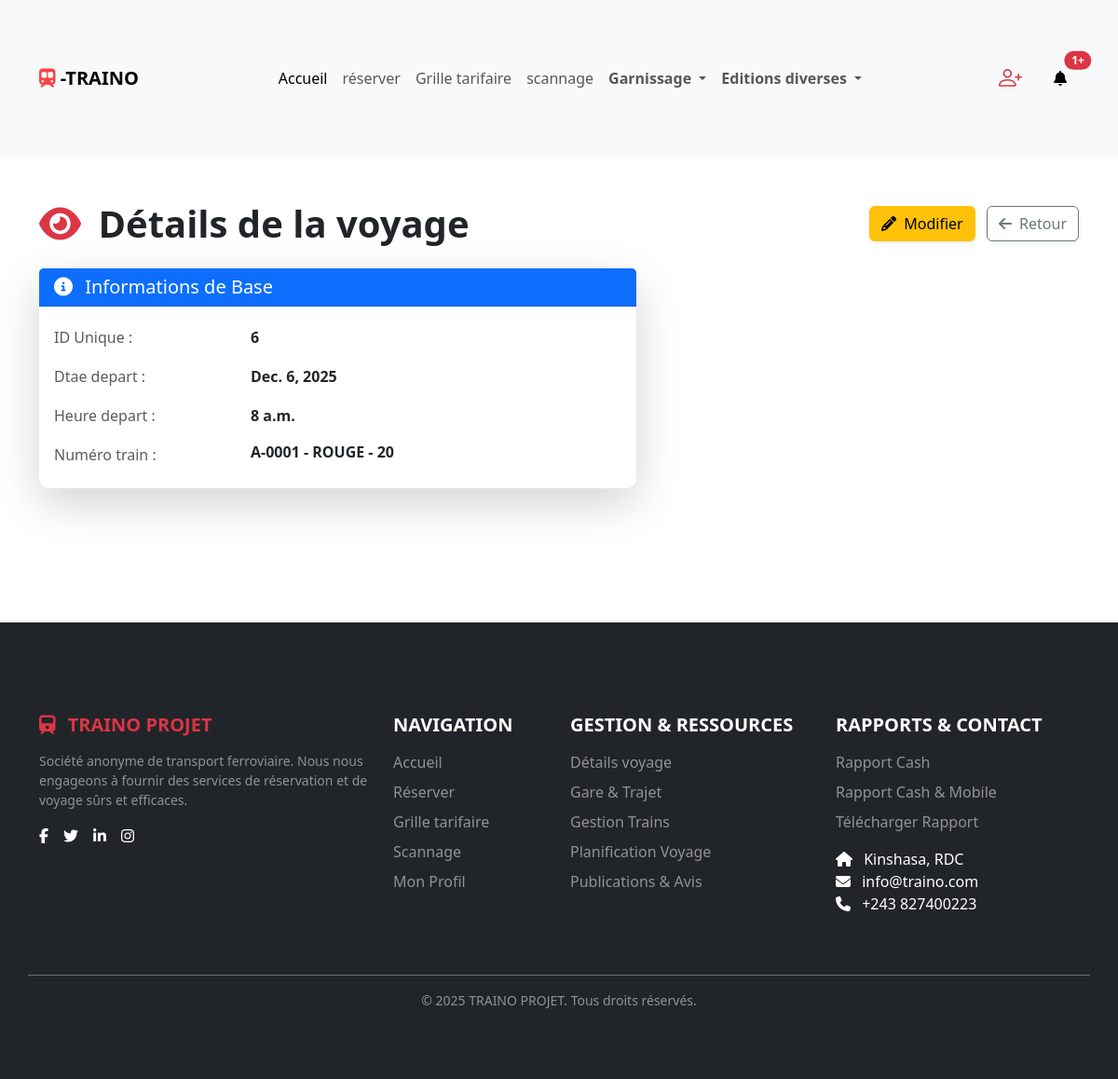
The page /voyage/details_voyage/6/ (signed in) on the database its author committed.
### voyage/models.py (models this page shows, shortened)
class Voyage(models.Model):
    id_train = models.ForeignKey(Train,  null = False , on_delete = models.CASCADE,
        verbose_name='numero d\'un train exemple A-0000 qui effectuer un voyage',
        help_text='numero d\'un train exemple A-0000 qui effectuer un voyage',
        blank= False
    )
    heure_depart = models.TimeField()
    date_depart = models.DateField()
    slug = models.SlugField(
        default="02Kkjsdhjfhf655qqzasjqsdbbbz555sc6JHMSLR",
        max_length= 100
    )

### train/models.py (models this page shows)
class Train(models.Model):
    numero_train = models.CharField(
        max_length=10,
        verbose_name='numero voiture exemple A-0000',
        help_text="un sert de clé secondaire à la table voiture",
        null = False,
        blank= False,
    )
    taille_ram = models.IntegerField(
        verbose_name='taille_ram',
        help_text="taille_ram",
        null = False,
        blank= False,
    )
    couleur = models.CharField(
        max_length=30,
        verbose_name='couleur',
        help_text="couleur",
        null = False,
        blank= False,
        default = 'pas de couleur',
    )
    slug = models.SlugField(
        default="02Kkjsdhjfhf655qqzasjqsdbbbz555sc6JHMSLR",
        max_length= 100
    )
    def __str__(self):
        return f"{self.numero_train} - {self.couleur} - {self.taille_ram}"

### voyage/views.py (the view)
# urls.py: path('details_voyage/', include('details_voyage.urls')),
@login_required
def details_voyage(request, id):
    context = {
        'voyage' : Voyage.objects.get(id = id),
    }
    return render(request, 'voyage/details_voyage.html', context)

### voyage/templates/voyage/details_voyage.html (shortened to what this page needs)
{% extends 'front/header/header.html' %}
{% load static %}
{% block extra_css %}
    <link rel="stylesheet" href="{% static 'css/voyage/detail_voyage.css' %}">
{% endblock %}
{% block containter%}
    <div class="container py-5">
        <div class="row align-items-center mb-4">
            <div class="col-md-9">
                <h1 class="text-dark fw-bold mb-0">
                    <i class="fas fa-eye me-2 text-danger"></i> Détails de la voyage
                </h1>
            </div>
            <div class="col-md-3 text-end">
                <a href="{% url 'voyage:modifier_voyage' voyage.id voyage.slug %}" class="btn btn-warning shadow-sm me-2">
                    <i class="fas fa-pencil-alt me-1"></i> Modifier
                </a>
                <a href="{% url 'voyage:lire_voyage' %}" class="btn btn-outline-secondary shadow-sm">
                    <i class="fas fa-arrow-left me-1"></i> Retour
                </a>
            </div>
        </div>
        <div class="row g-4 mb-5">
            <div class="col-lg-7">
                <div class="card shadow-lg border-0 h-100">
                    <div class="card-header bg-primary text-white">
                        <h5 class="mb-0"><i class="fas fa-info-circle me-2"></i> Informations de Base</h5>
                    </div>
                    <div class="card-body">
                        <dl class="row mb-0 details-list">
                            <dt class="col-sm-4 text-muted">ID Unique :</dt>
                            <dd class="col-sm-8 fw-bold">{{ voyage.id }}</dd>
                            <dt class="col-sm-4 text-muted">Dtae depart :</dt>
                            <dd class="col-sm-8 fw-bold">{{ voyage.date_depart }}</dd>
                            <dt class="col-sm-4 text-muted">Heure depart :</dt>
                            <dd class="col-sm-8 fw-bold">{{ voyage.heure_depart }}</dd>
                            <dt class="col-sm-4 text-muted">Numéro train :</dt>
                            <dd class="col-sm-8 fw-bold text-dark h5">{{ voyage.id_train|upper }}</dd>
                        </dl>
                    </div>
                </div>
            </div>
        </div>
    </div>
{% endblock %}

### voyage/static/css/voyage/detail_voyage.css (style rules this page uses)
.container { padding-top: 50px; padding-bottom: 50px; }
.card { border-radius: 10px; transition: box-shadow 0.3s ease; }
.details-list dt { color: #6c757d; font-weight: 500; padding-top: 5px; padding-bottom: 5px; }
.details-list dd { font-size: 1rem; padding-top: 5px; padding-bottom: 5px; }

### rows shown on the page
Voyage: id "6", date_depart "Dec. 6, 2025", heure_depart "8 a.m.", id_train "A-0001 - ROUGE - 20"
